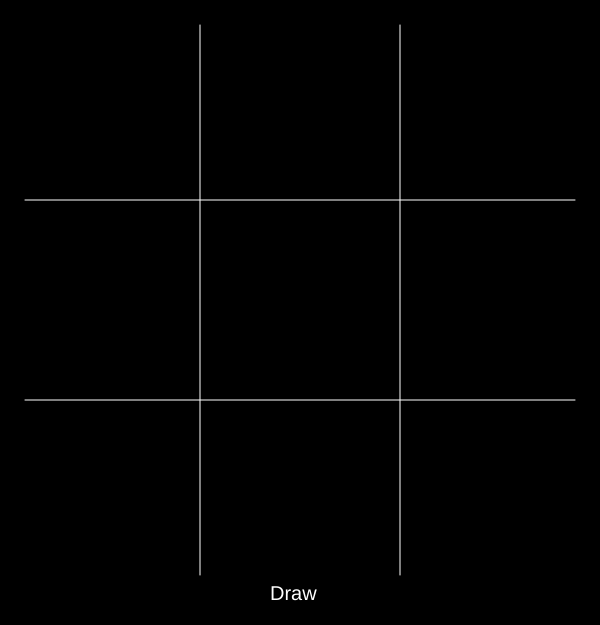
Frame 1 (no input)
Frame 60 (no input): identical to frame 1, image omitted
Frame 120 (the mouse pressed at the canvas centre since frame 60): identical to frame 1, image omitted

The p5.js sketch that drew this single still picture (run headless with seeded random() and noise() and a simulated clock; from frame 60 on, the mouse is pressed at the canvas centre):

// p5.js sketch
// ── sketch.js
let board = [
  ["", "", ""],
  ["", "", ""],
  ["", "", ""],
];
let score = 0;

function setup() {
  createCanvas(600, 625);
}

function draw() {
  background(0);
  stroke(255);
  line(200, 25, 200, 575);
  line(400, 25, 400, 575);
  line(25, 200, 575, 200);
  line(25, 400, 575, 400);

  for (let i = 0; i < 3; i++) {
    for (let j = 0; j < 3; j++) {
      let x = i * 200 + 100;
      let y = j * 200 + 100;
      let squareValue = board[j][i];
      if (squareValue === "X") {
        drawCross(x, y);
      } else if (squareValue === "O") {
        drawCircle(x, y);
      }
    }
  }

  textSize(20);
  if (score === 1) {
    fill(0, 255, 0); // Green
    stroke(0);
    text("You Win", 270, 600);
  } else if (score === 0) {
    fill(255); // White
    stroke(0);

    text("Draw", 270, 600);
  } else if (score === -1) {
    fill(255, 0, 0); // Red
    stroke(0);

    text("You Lose", 270, 600);
  }
}

function drawCross(x, y) {
  line(x - 50, y - 50, x + 50, y + 50);
  line(x + 50, y - 50, x - 50, y + 50);
}

function drawCircle(x, y) {
  fill(0);
  circle(x, y, 100);
}

function mouseClicked() {
  let j = Math.floor(mouseX / 200);
  let i = Math.floor(mouseY / 200);

  if (board[i][j] === "" && check(board) === 2) {
    board[i][j] = "X";
    let model = MIN(JSON.parse(JSON.stringify(board)));
    let move = model[1];
    score = model[0];
    board[move % 3][Math.floor(move / 3)] = "O";
    console.log(total + " states checked");
    total = 0;
  }
}

// ── MiniMax.js
let total = 0;
function MIN(table, currMax = -1e9) {
  total += 1;
  let min = 1e9;
  let move = -1;
  let verdict = check(table);
  if (verdict != 2) {
    return [verdict, move];
  }
  for (let i = 0; i < table.length; i++) {
    for (let j = 0; j < table[i].length; j++) {
      if (table[j][i] == "") {
        table[j][i] = "O";
        let possible = MAX(table, min)[0];
        table[j][i] = "";
        if (currMax >= possible) {
          return [possible, i * 3 + j];
        }
        if (possible < min) {
          min = possible;
          move = i * 3 + j;
        }
      }
    }
  }
  return [min, move];
}
function MAX(table, currMin = 1e9) {
  total += 1;

  let max = -1e9;
  let move = -1;
  let verdict = check(table);
  if (verdict != 2) {
    return [verdict, move];
  }
  for (let i = 0; i < table.length; i++) {
    for (let j = 0; j < table[i].length; j++) {
      if (table[j][i] == "") {
        table[j][i] = "X";
        let possible = MIN(table, max)[0];
        table[j][i] = "";

        if (currMin <= possible) {
          return [possible, i * 3 + j];
        }
        if (possible > max) {
          max = possible;
          move = i * 3 + j;
        }
      }
    }
  }
  return [max, move];
}
//1 win X
//0 draw
//-1 win O
//2 not end
function check(table) {
  let score = 0;
  for (let i = 0; i < table.length; i++) {
    let row = table[i];
    let col = table.map((row) => row[i]);
    if (
      row.every((item) => item === "X") ||
      col.every((item) => item === "X")
    ) {
      score = 1;
    } else if (
      row.every((item) => item === "O") ||
      col.every((item) => item === "O")
    ) {
      score = -1;
    }
  }
  let diag1 = [table[0][0], table[1][1], table[2][2]];
  let diag2 = [table[0][2], table[1][1], table[2][0]];
  if (
    diag1.every((item) => item === "X") ||
    diag2.every((item) => item === "X")
  ) {
    score = 1;
  } else if (
    diag1.every((item) => item === "O") ||
    diag2.every((item) => item === "O")
  ) {
    score = -1;
  }

  if (score === 0) {
    if (isBoardFull(table)) {
      return 0;
    } else {
      return 2;
    }
  }

  return score;
}

function isBoardFull(table) {
  for (let i = 0; i < table.length; i++) {
    for (let j = 0; j < table[i].length; j++) {
      if (table[i][j] === "") {
        return false;
      }
    }
  }
  return true;
}

// ── style.css
html, body {
  margin: 0;
  padding: 0;
  font-family: 'Roboto', sans-serif;
}

body{
  display: grid;
  place-items: center;
  grid-template-rows: min-content min-content min-content;
  background-color: black;
}

canvas {
  display: block;
  border: white 2px solid;
  margin: 1.5vw 0;
  
}

h1{
  color: white;
  font-size: 5vw;
  text-align: center;
  padding: 0;
  padding-top: 1vw;
  margin: 0;
}
h3{
  color: white;
    font-size: 5vw;
    text-align: center;
    padding: 0;
    margin: 0;
  font-size: 2vw;
}

button{
  padding: 10px 20px;
  font-size: 1.5vw;
  background-color: white;
  border: none;
  border-radius: 5px;
  cursor: pointer;
  margin: 10px;
  place-self: center;
}
